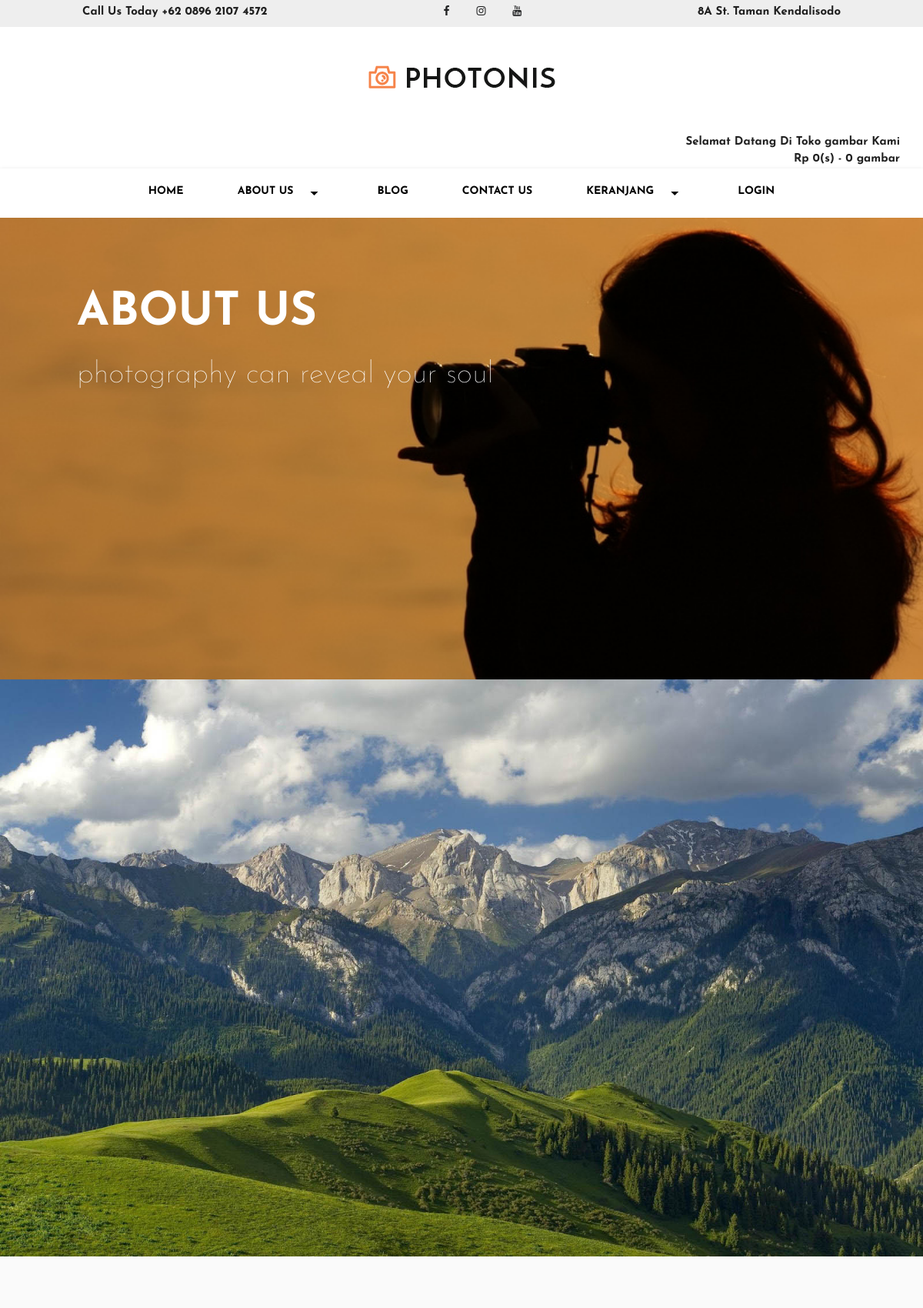
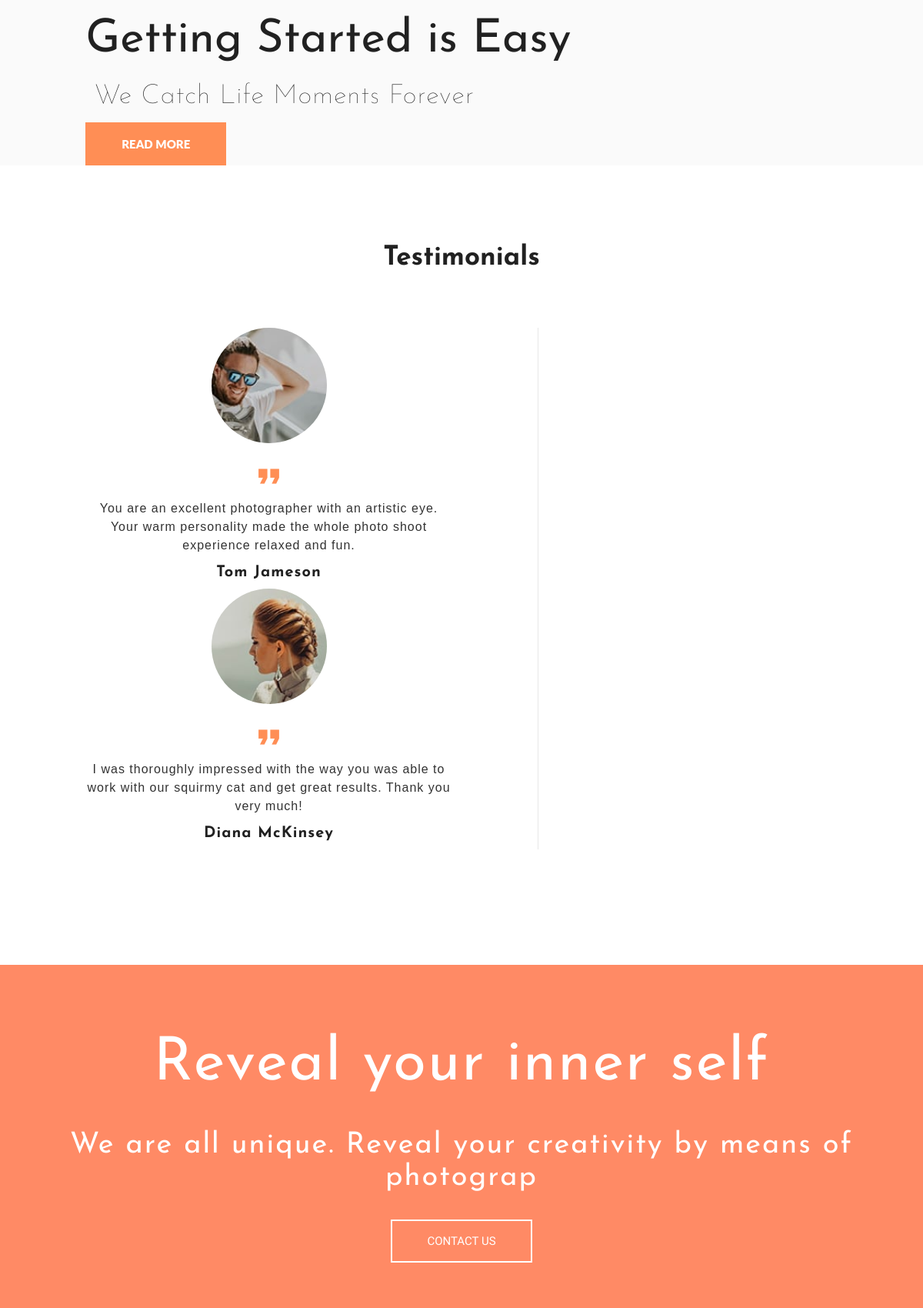
Page /about-us (upper part) on the committed database (2 pictures, top to bottom).
### tables this page shows
CREATE TABLE `navigasi` (
  `id` int(8) NOT NULL,
  `nama` varchar(50) NOT NULL,
  `link` varchar(50) NOT NULL,
  `up_menu` int(12) NOT NULL,
  `type` varchar(30) NOT NULL,
  `create_at` datetime NOT NULL,
  `update_at` datetime NOT NULL
);

CREATE TABLE `testimoni` (
  `id` int(8) NOT NULL,
  `nama` varchar(255) NOT NULL,
  `isi` text NOT NULL,
  `gambar` varchar(255) NOT NULL,
  `tgl` datetime NOT NULL
);

### modul/navigasi.php (the view, shortened to what this page needs)
<nav>
    <div class="nav-wrapper">
        <ul id="nav-mobile" class="left hide-on-med-and-down">
            <?php
            include 'config/konek.php';
            $nav = mysqli_query($koneksi,"SELECT * FROM navigasi WHERE up_menu='0'");
            while ($dnav = mysqli_fetch_array($nav)) {
                $id = $dnav['id'];
                $submenu = mysqli_query($koneksi,"SELECT * FROM navigasi WHERE up_menu='$dnav[id]'");
                ?>
                <?php if(mysqli_num_rows($submenu)==0){?>
                <li <?php if (@$_GET['page']==$dnav['link']) {
                    echo "class='active'";} ?> ><a href="<?php echo $dnav['link']?>"><?php echo $dnav['nama']; ?></a></li>
                <?php }else{ ?>
                <li class="dropdown" <?php if(@$_GET['page']==$dnav['link']) {
                    echo "class='active'";} ?> ><a href="<?php echo $dnav['link']?>" class="dropdown-button" data-activates="dropdown<?php echo $id;?>"><?php echo $dnav['nama']; ?><i class="material-icons right">arrow_drop_down</i></a>
                </li>
            <?php }?>
            <?php }?>
            <?php
            if(empty($_SESSION['email_member'])){?>
            <li><a href="login">Login</a></li>
            <?php } else{?>
            <li><a href="logout">Logout</a></li>
            <?php }?>
        </ul>
    </div>
</nav>

### modul/testimony.php
<div class="row center media po">
	<h3>Testimonials</h3>
	<div class="mt">
        <?php
            include 'config/konek.php';
            $testi = mysqli_query($koneksi,"SELECT * FROM testimoni");
            while ($dtesti = mysqli_fetch_array($testi)) {
        ?>
		<div class="col xl6 l7 m12 s12 border-right">
			<figure>
                <?php img("http://localhost/Project-dua/admin/image/$dtesti[gambar]",$dtesti['nama'],'','testimony','');?>
			</figure>
			<figcaption class="center media">
				 <i class="material-icons">format_quote</i>
				<p><?php echo $dtesti['isi']; ?></p>
				<h5><?php echo $dtesti['nama']; ?></h5>
			</figcaption>
		</div>
    <?php } ?>
	</div>
</div>

### config/config.php (shortened to what this page needs)
<?php
function img ($url,$title,$caption,$id,$class) { ?>
    <img src="<?php echo $url; ?>" data-caption="<?php echo $caption;?>" title="<?php echo $title; ?>" alt="<?php echo $title; ?>" id="<?php echo $id; ?>" class="<?php echo $class; ?>" />
<?php
}
?>

### assets/css/style.css (style rules this page uses)
* { webkit-box-sizing: border-box; -moz-box-sizing: border-box; box-sizing: border-box; margin: 0; padding: 0; }
nav { font-family: 'Josefin Sans', sans-serif; font-weight: bold; }
#testimony h3 { font-family: 'Josefin Sans', sans-serif; font-weight: bold; font-size: 35px; }
#testimony p { font-family: 'Lato reguler', sans-serif; font-size: 16px; color: #323232; letter-spacing: 1px; }
#testimony i { font-size: 46px; color: #FF8E55; }
#testimony h5 { font-family: 'Josefin Sans', sans-serif; font-weight: bold; font-size: 20px; letter-spacing: 1px; }
nav .nav-wrapper { text-transform: uppercase; display: flex; justify-content: center; line-height: 60px; }
nav ul li a { font-size: 14px; background-color: #fff; }
nav ul li { padding: 0 20px; }
nav a { color: black; }
nav ul a { color: black; }
nav { background-color: #ffffff; }
.po { padding-top: 60px !important; }
.media { width: 100%; float: left; z-index: 3; }
figure { margin: 0; }
#testimony figcaption { padding-left: 100px; padding-right: 100px; font-size: 16px; }
#testimony figure { display: flex; justify-content: center; height: 170px }
#testimony img { width: 150px; border-radius: 100%; height: 150px; }
#testimony .border-right { border-right: 1px solid #E7E7E7; }
#testimony { margin-bottom: 130px; width: 100%; float: left; }
#testimony .mt { margin-top: 70px; }

### rows in the picture
navigasi: nama "HOME"
navigasi: nama "ABOUT US"
navigasi: nama "BLOG"
navigasi: nama "CONTACT US"
navigasi: nama "KERANJANG"
testimoni: shows a picture, isi "You are an excellent photographer with an artistic eye. Your warm personality made the whole photo shoot experience relaxed and fun.", nama "Tom Jameson"
testimoni: shows a picture, isi "I was thoroughly impressed with the way you was able to work with our squirmy cat and get great results. Thank you very much!", nama "Diana McKinsey"

### other values in the picture
$total_rp "0"
$totalqty "0"
